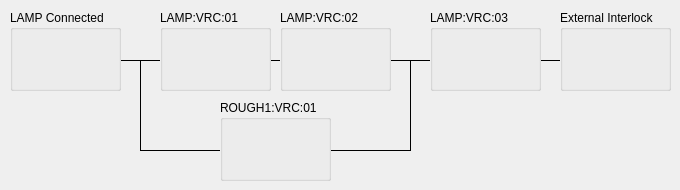
<?xml version="1.0" encoding="UTF-8"?>
<ui version="4.0">
 <class>Form</class>
 <widget class="QWidget" name="Form">
  <property name="geometry">
   <rect>
    <x>0</x>
    <y>0</y>
    <width>680</width>
    <height>190</height>
   </rect>
  </property>
  <property name="windowTitle">
   <string>Form</string>
  </property>
  <layout class="QVBoxLayout" name="verticalLayout">
   <property name="leftMargin">
    <number>0</number>
   </property>
   <property name="topMargin">
    <number>0</number>
   </property>
   <property name="rightMargin">
    <number>0</number>
   </property>
   <property name="bottomMargin">
    <number>0</number>
   </property>
   <item>
    <widget class="QScrollArea" name="scrollArea">
     <property name="frameShape">
      <enum>QFrame::NoFrame</enum>
     </property>
     <property name="sizeAdjustPolicy">
      <enum>QAbstractScrollArea::AdjustToContents</enum>
     </property>
     <property name="widgetResizable">
      <bool>false</bool>
     </property>
     <widget class="QWidget" name="scrollAreaWidgetContents">
      <property name="geometry">
       <rect>
        <x>0</x>
        <y>0</y>
        <width>680</width>
        <height>190</height>
       </rect>
      </property>
      <widget class="QGroupBox" name="groupBox_9">
       <property name="geometry">
        <rect>
         <x>430</x>
         <y>10</y>
         <width>111</width>
         <height>81</height>
        </rect>
       </property>
       <property name="autoFillBackground">
        <bool>true</bool>
       </property>
       <property name="title">
        <string>LAMP:VRC:03</string>
       </property>
       <layout class="QVBoxLayout" name="verticalLayout_9">
        <item>
         <widget class="PyDMByteIndicator" name="PyDMByteIndicator_9">
          <property name="toolTip">
           <string/>
          </property>
          <property name="channel" stdset="0">
           <string>ca://LAMP:ROUGH:VRC:03:OPN_DI_RBV</string>
          </property>
          <property name="circles" stdset="0">
           <bool>true</bool>
          </property>
          <property name="labels" stdset="0">
           <stringlist>
            <string>OPN_DI</string>
           </stringlist>
          </property>
         </widget>
        </item>
       </layout>
      </widget>
      <widget class="Line" name="line_3">
       <property name="geometry">
        <rect>
         <x>400</x>
         <y>60</y>
         <width>20</width>
         <height>91</height>
        </rect>
       </property>
       <property name="frameShadow">
        <enum>QFrame::Plain</enum>
       </property>
       <property name="orientation">
        <enum>Qt::Vertical</enum>
       </property>
      </widget>
      <widget class="QGroupBox" name="groupBox_10">
       <property name="geometry">
        <rect>
         <x>560</x>
         <y>10</y>
         <width>111</width>
         <height>81</height>
        </rect>
       </property>
       <property name="autoFillBackground">
        <bool>true</bool>
       </property>
       <property name="title">
        <string>External Interlock</string>
       </property>
       <layout class="QVBoxLayout" name="verticalLayout_10">
        <item>
         <widget class="PyDMByteIndicator" name="PyDMByteIndicator_11">
          <property name="toolTip">
           <string/>
          </property>
          <property name="channel" stdset="0">
           <string>ca://TMO:ROUGH2:VRC:01:EXT_ILK_OK_RBV</string>
          </property>
          <property name="showLabels" stdset="0">
           <bool>false</bool>
          </property>
          <property name="circles" stdset="0">
           <bool>true</bool>
          </property>
         </widget>
        </item>
       </layout>
      </widget>
      <widget class="QGroupBox" name="groupBox_8">
       <property name="geometry">
        <rect>
         <x>280</x>
         <y>10</y>
         <width>111</width>
         <height>81</height>
        </rect>
       </property>
       <property name="autoFillBackground">
        <bool>true</bool>
       </property>
       <property name="title">
        <string>LAMP:VRC:02</string>
       </property>
       <layout class="QVBoxLayout" name="verticalLayout_8">
        <item>
         <widget class="PyDMByteIndicator" name="PyDMByteIndicator_8">
          <property name="toolTip">
           <string/>
          </property>
          <property name="channel" stdset="0">
           <string>ca://LAMP:ROUGH:VRC:02:OPN_DI_RBV</string>
          </property>
          <property name="circles" stdset="0">
           <bool>true</bool>
          </property>
          <property name="labels" stdset="0">
           <stringlist>
            <string>OPN_DI</string>
           </stringlist>
          </property>
         </widget>
        </item>
       </layout>
      </widget>
      <widget class="Line" name="line_2">
       <property name="geometry">
        <rect>
         <x>130</x>
         <y>60</y>
         <width>20</width>
         <height>91</height>
        </rect>
       </property>
       <property name="frameShadow">
        <enum>QFrame::Plain</enum>
       </property>
       <property name="orientation">
        <enum>Qt::Vertical</enum>
       </property>
      </widget>
      <widget class="QGroupBox" name="groupBox_6">
       <property name="geometry">
        <rect>
         <x>10</x>
         <y>10</y>
         <width>111</width>
         <height>81</height>
        </rect>
       </property>
       <property name="autoFillBackground">
        <bool>true</bool>
       </property>
       <property name="title">
        <string>LAMP Connected</string>
       </property>
       <layout class="QVBoxLayout" name="verticalLayout_6">
        <item>
         <widget class="PyDMByteIndicator" name="PyDMByteIndicator_6">
          <property name="toolTip">
           <string/>
          </property>
          <property name="channel" stdset="0">
           <string>ca://TMO:IP1:ENDSTATION:ETHERCAT_ERROR_RBV</string>
          </property>
          <property name="onColor" stdset="0">
           <color>
            <red>255</red>
            <green>0</green>
            <blue>0</blue>
           </color>
          </property>
          <property name="offColor" stdset="0">
           <color>
            <red>0</red>
            <green>255</green>
            <blue>0</blue>
           </color>
          </property>
          <property name="circles" stdset="0">
           <bool>true</bool>
          </property>
          <property name="labels" stdset="0">
           <stringlist>
            <string>OK</string>
           </stringlist>
          </property>
         </widget>
        </item>
       </layout>
      </widget>
      <widget class="QGroupBox" name="groupBox_5">
       <property name="geometry">
        <rect>
         <x>160</x>
         <y>10</y>
         <width>111</width>
         <height>81</height>
        </rect>
       </property>
       <property name="autoFillBackground">
        <bool>true</bool>
       </property>
       <property name="title">
        <string>LAMP:VRC:01</string>
       </property>
       <layout class="QVBoxLayout" name="verticalLayout_5">
        <item>
         <widget class="PyDMByteIndicator" name="PyDMByteIndicator_5">
          <property name="toolTip">
           <string/>
          </property>
          <property name="channel" stdset="0">
           <string>ca://LAMP:ROUGH:VRC:01:OPN_DI_RBV</string>
          </property>
          <property name="circles" stdset="0">
           <bool>true</bool>
          </property>
          <property name="labels" stdset="0">
           <stringlist>
            <string>OPN_DI</string>
           </stringlist>
          </property>
         </widget>
        </item>
       </layout>
      </widget>
      <widget class="QGroupBox" name="groupBox_7">
       <property name="geometry">
        <rect>
         <x>220</x>
         <y>100</y>
         <width>111</width>
         <height>81</height>
        </rect>
       </property>
       <property name="autoFillBackground">
        <bool>true</bool>
       </property>
       <property name="title">
        <string>ROUGH1:VRC:01</string>
       </property>
       <layout class="QVBoxLayout" name="verticalLayout_7">
        <item>
         <widget class="PyDMByteIndicator" name="PyDMByteIndicator_7">
          <property name="toolTip">
           <string/>
          </property>
          <property name="channel" stdset="0">
           <string>ca://TMO:ROUGH1:VRC:01:OPN_DI_RBV</string>
          </property>
          <property name="circles" stdset="0">
           <bool>true</bool>
          </property>
          <property name="labels" stdset="0">
           <stringlist>
            <string>OPN_DI</string>
           </stringlist>
          </property>
         </widget>
        </item>
       </layout>
      </widget>
      <widget class="Line" name="line">
       <property name="geometry">
        <rect>
         <x>10</x>
         <y>50</y>
         <width>661</width>
         <height>21</height>
        </rect>
       </property>
       <property name="frameShadow">
        <enum>QFrame::Plain</enum>
       </property>
       <property name="orientation">
        <enum>Qt::Horizontal</enum>
       </property>
      </widget>
      <widget class="Line" name="line_4">
       <property name="geometry">
        <rect>
         <x>140</x>
         <y>140</y>
         <width>271</width>
         <height>20</height>
        </rect>
       </property>
       <property name="frameShadow">
        <enum>QFrame::Plain</enum>
       </property>
       <property name="orientation">
        <enum>Qt::Horizontal</enum>
       </property>
      </widget>
      <zorder>line_4</zorder>
      <zorder>line</zorder>
      <zorder>groupBox_9</zorder>
      <zorder>line_3</zorder>
      <zorder>groupBox_10</zorder>
      <zorder>groupBox_8</zorder>
      <zorder>line_2</zorder>
      <zorder>groupBox_6</zorder>
      <zorder>groupBox_5</zorder>
      <zorder>groupBox_7</zorder>
     </widget>
    </widget>
   </item>
  </layout>
 </widget>
 <customwidgets>
  <customwidget>
   <class>PyDMByteIndicator</class>
   <extends>QWidget</extends>
   <header>pydm.widgets.byte</header>
  </customwidget>
 </customwidgets>
 <resources/>
 <connections/>
</ui>
